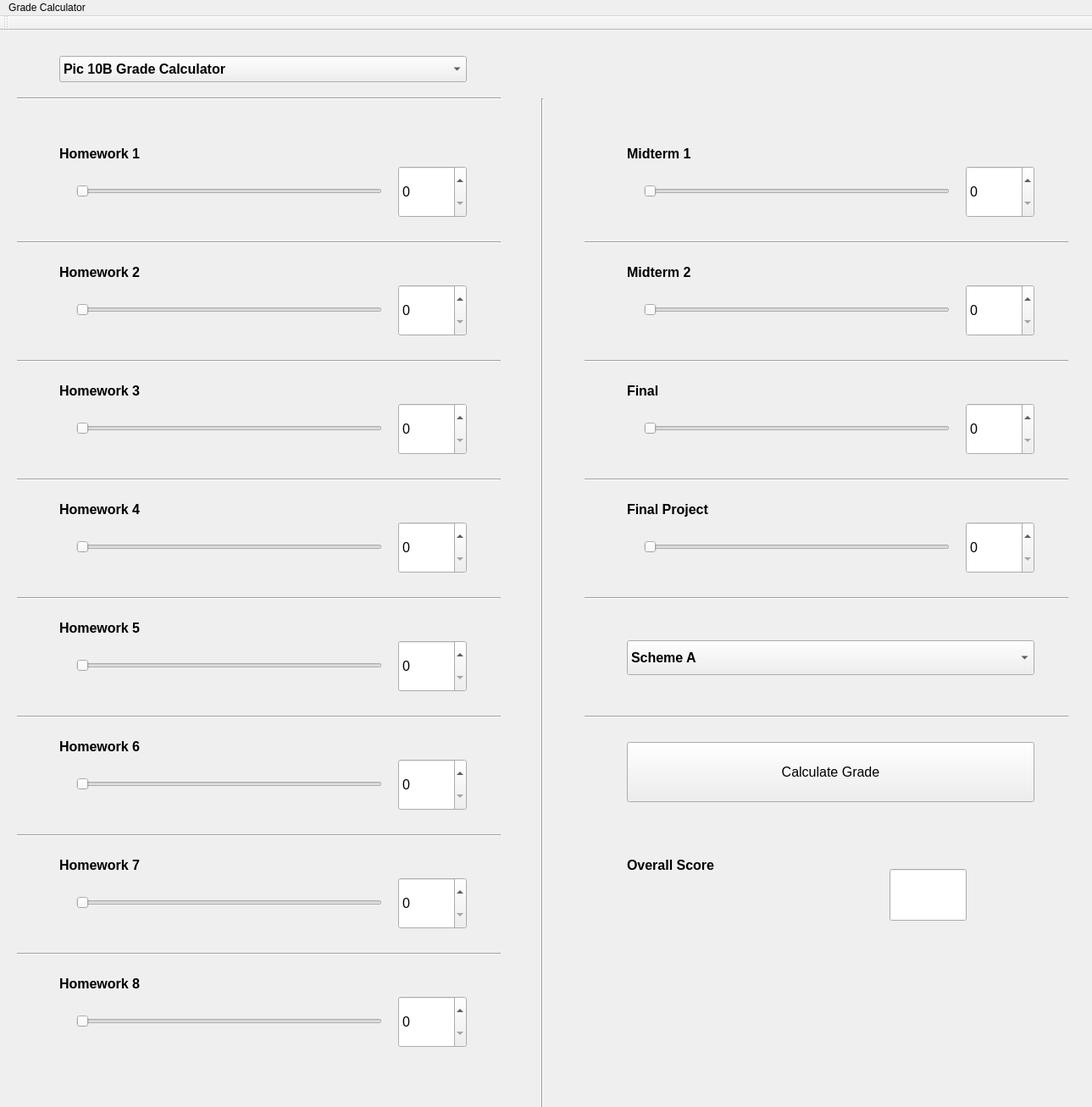
<?xml version="1.0" encoding="UTF-8"?>
<ui version="4.0">
 <class>MainWindow</class>
 <widget class="QMainWindow" name="MainWindow">
  <property name="enabled">
   <bool>true</bool>
  </property>
  <property name="geometry">
   <rect>
    <x>0</x>
    <y>0</y>
    <width>1289</width>
    <height>1307</height>
   </rect>
  </property>
  <property name="font">
   <font>
    <underline>false</underline>
   </font>
  </property>
  <property name="windowTitle">
   <string>MainWindow</string>
  </property>
  <property name="autoFillBackground">
   <bool>true</bool>
  </property>
  <widget class="QWidget" name="centralWidget">
   <property name="enabled">
    <bool>true</bool>
   </property>
   <widget class="QSlider" name="Hw1_slider">
    <property name="geometry">
     <rect>
      <x>90</x>
      <y>180</y>
      <width>361</width>
      <height>20</height>
     </rect>
    </property>
    <property name="maximum">
     <number>100</number>
    </property>
    <property name="orientation">
     <enum>Qt::Horizontal</enum>
    </property>
   </widget>
   <widget class="QSpinBox" name="Hw1_spin">
    <property name="geometry">
     <rect>
      <x>470</x>
      <y>160</y>
      <width>81</width>
      <height>61</height>
     </rect>
    </property>
    <property name="font">
     <font>
      <pointsize>12</pointsize>
     </font>
    </property>
    <property name="maximum">
     <number>100</number>
    </property>
   </widget>
   <widget class="QSpinBox" name="Hw2_spin">
    <property name="geometry">
     <rect>
      <x>470</x>
      <y>300</y>
      <width>81</width>
      <height>61</height>
     </rect>
    </property>
    <property name="font">
     <font>
      <pointsize>12</pointsize>
     </font>
    </property>
    <property name="maximum">
     <number>100</number>
    </property>
   </widget>
   <widget class="QSlider" name="Hw2_slider">
    <property name="geometry">
     <rect>
      <x>90</x>
      <y>320</y>
      <width>361</width>
      <height>20</height>
     </rect>
    </property>
    <property name="maximum">
     <number>100</number>
    </property>
    <property name="orientation">
     <enum>Qt::Horizontal</enum>
    </property>
   </widget>
   <widget class="QSlider" name="Hw3_slider">
    <property name="geometry">
     <rect>
      <x>90</x>
      <y>460</y>
      <width>361</width>
      <height>20</height>
     </rect>
    </property>
    <property name="maximum">
     <number>100</number>
    </property>
    <property name="orientation">
     <enum>Qt::Horizontal</enum>
    </property>
   </widget>
   <widget class="QSpinBox" name="Hw3_spin">
    <property name="geometry">
     <rect>
      <x>470</x>
      <y>440</y>
      <width>81</width>
      <height>61</height>
     </rect>
    </property>
    <property name="font">
     <font>
      <pointsize>12</pointsize>
     </font>
    </property>
    <property name="maximum">
     <number>100</number>
    </property>
   </widget>
   <widget class="QSpinBox" name="Hw4_spin">
    <property name="geometry">
     <rect>
      <x>470</x>
      <y>580</y>
      <width>81</width>
      <height>61</height>
     </rect>
    </property>
    <property name="font">
     <font>
      <pointsize>12</pointsize>
     </font>
    </property>
    <property name="maximum">
     <number>100</number>
    </property>
   </widget>
   <widget class="QSlider" name="Hw4_slider">
    <property name="geometry">
     <rect>
      <x>90</x>
      <y>600</y>
      <width>361</width>
      <height>20</height>
     </rect>
    </property>
    <property name="maximum">
     <number>100</number>
    </property>
    <property name="orientation">
     <enum>Qt::Horizontal</enum>
    </property>
   </widget>
   <widget class="QSpinBox" name="Hw5_spin">
    <property name="geometry">
     <rect>
      <x>470</x>
      <y>720</y>
      <width>81</width>
      <height>61</height>
     </rect>
    </property>
    <property name="font">
     <font>
      <pointsize>12</pointsize>
     </font>
    </property>
    <property name="maximum">
     <number>100</number>
    </property>
   </widget>
   <widget class="QSlider" name="Hw5_slider">
    <property name="geometry">
     <rect>
      <x>90</x>
      <y>740</y>
      <width>361</width>
      <height>20</height>
     </rect>
    </property>
    <property name="maximum">
     <number>100</number>
    </property>
    <property name="orientation">
     <enum>Qt::Horizontal</enum>
    </property>
   </widget>
   <widget class="QSlider" name="Hw6_slider">
    <property name="geometry">
     <rect>
      <x>90</x>
      <y>880</y>
      <width>361</width>
      <height>20</height>
     </rect>
    </property>
    <property name="maximum">
     <number>100</number>
    </property>
    <property name="orientation">
     <enum>Qt::Horizontal</enum>
    </property>
   </widget>
   <widget class="QSpinBox" name="Hw6_spin">
    <property name="geometry">
     <rect>
      <x>470</x>
      <y>860</y>
      <width>81</width>
      <height>61</height>
     </rect>
    </property>
    <property name="font">
     <font>
      <pointsize>12</pointsize>
     </font>
    </property>
    <property name="maximum">
     <number>100</number>
    </property>
   </widget>
   <widget class="QSpinBox" name="Hw7_spin">
    <property name="geometry">
     <rect>
      <x>470</x>
      <y>1000</y>
      <width>81</width>
      <height>61</height>
     </rect>
    </property>
    <property name="font">
     <font>
      <pointsize>12</pointsize>
     </font>
    </property>
    <property name="maximum">
     <number>100</number>
    </property>
   </widget>
   <widget class="QSlider" name="Hw7_slider">
    <property name="geometry">
     <rect>
      <x>90</x>
      <y>1020</y>
      <width>361</width>
      <height>20</height>
     </rect>
    </property>
    <property name="maximum">
     <number>100</number>
    </property>
    <property name="orientation">
     <enum>Qt::Horizontal</enum>
    </property>
   </widget>
   <widget class="QSlider" name="Hw8_slider">
    <property name="geometry">
     <rect>
      <x>90</x>
      <y>1160</y>
      <width>361</width>
      <height>20</height>
     </rect>
    </property>
    <property name="maximum">
     <number>100</number>
    </property>
    <property name="orientation">
     <enum>Qt::Horizontal</enum>
    </property>
   </widget>
   <widget class="QSpinBox" name="Hw8_spin">
    <property name="geometry">
     <rect>
      <x>470</x>
      <y>1140</y>
      <width>81</width>
      <height>61</height>
     </rect>
    </property>
    <property name="font">
     <font>
      <pointsize>12</pointsize>
     </font>
    </property>
    <property name="maximum">
     <number>100</number>
    </property>
   </widget>
   <widget class="QLabel" name="Homework_1">
    <property name="geometry">
     <rect>
      <x>70</x>
      <y>130</y>
      <width>351</width>
      <height>31</height>
     </rect>
    </property>
    <property name="font">
     <font>
      <pointsize>12</pointsize>
      <weight>75</weight>
      <bold>true</bold>
     </font>
    </property>
    <property name="text">
     <string>Homework 1</string>
    </property>
   </widget>
   <widget class="QLabel" name="Homework_2">
    <property name="geometry">
     <rect>
      <x>70</x>
      <y>270</y>
      <width>351</width>
      <height>31</height>
     </rect>
    </property>
    <property name="font">
     <font>
      <pointsize>12</pointsize>
      <weight>75</weight>
      <bold>true</bold>
     </font>
    </property>
    <property name="text">
     <string>Homework 2</string>
    </property>
   </widget>
   <widget class="QLabel" name="Homewor_3">
    <property name="geometry">
     <rect>
      <x>70</x>
      <y>410</y>
      <width>351</width>
      <height>31</height>
     </rect>
    </property>
    <property name="font">
     <font>
      <pointsize>12</pointsize>
      <weight>75</weight>
      <bold>true</bold>
     </font>
    </property>
    <property name="text">
     <string>Homework 3</string>
    </property>
   </widget>
   <widget class="QLabel" name="Homework_4">
    <property name="geometry">
     <rect>
      <x>70</x>
      <y>550</y>
      <width>351</width>
      <height>31</height>
     </rect>
    </property>
    <property name="font">
     <font>
      <pointsize>12</pointsize>
      <weight>75</weight>
      <bold>true</bold>
     </font>
    </property>
    <property name="text">
     <string>Homework 4</string>
    </property>
   </widget>
   <widget class="QLabel" name="Homework_5">
    <property name="geometry">
     <rect>
      <x>70</x>
      <y>690</y>
      <width>351</width>
      <height>31</height>
     </rect>
    </property>
    <property name="font">
     <font>
      <pointsize>12</pointsize>
      <weight>75</weight>
      <bold>true</bold>
     </font>
    </property>
    <property name="text">
     <string>Homework 5</string>
    </property>
   </widget>
   <widget class="QLabel" name="Homework_6">
    <property name="geometry">
     <rect>
      <x>70</x>
      <y>830</y>
      <width>351</width>
      <height>31</height>
     </rect>
    </property>
    <property name="font">
     <font>
      <pointsize>12</pointsize>
      <weight>75</weight>
      <bold>true</bold>
     </font>
    </property>
    <property name="text">
     <string>Homework 6</string>
    </property>
   </widget>
   <widget class="QLabel" name="Homework_7">
    <property name="geometry">
     <rect>
      <x>70</x>
      <y>970</y>
      <width>351</width>
      <height>31</height>
     </rect>
    </property>
    <property name="font">
     <font>
      <pointsize>12</pointsize>
      <weight>75</weight>
      <bold>true</bold>
     </font>
    </property>
    <property name="text">
     <string>Homework 7</string>
    </property>
   </widget>
   <widget class="QLabel" name="Homework_8">
    <property name="geometry">
     <rect>
      <x>70</x>
      <y>1110</y>
      <width>351</width>
      <height>31</height>
     </rect>
    </property>
    <property name="font">
     <font>
      <pointsize>12</pointsize>
      <weight>75</weight>
      <bold>true</bold>
     </font>
    </property>
    <property name="text">
     <string>Homework 8</string>
    </property>
   </widget>
   <widget class="Line" name="line">
    <property name="geometry">
     <rect>
      <x>20</x>
      <y>240</y>
      <width>571</width>
      <height>20</height>
     </rect>
    </property>
    <property name="orientation">
     <enum>Qt::Horizontal</enum>
    </property>
   </widget>
   <widget class="Line" name="line_2">
    <property name="geometry">
     <rect>
      <x>20</x>
      <y>380</y>
      <width>571</width>
      <height>20</height>
     </rect>
    </property>
    <property name="orientation">
     <enum>Qt::Horizontal</enum>
    </property>
   </widget>
   <widget class="Line" name="line_3">
    <property name="geometry">
     <rect>
      <x>20</x>
      <y>520</y>
      <width>571</width>
      <height>20</height>
     </rect>
    </property>
    <property name="orientation">
     <enum>Qt::Horizontal</enum>
    </property>
   </widget>
   <widget class="Line" name="line_4">
    <property name="geometry">
     <rect>
      <x>20</x>
      <y>660</y>
      <width>571</width>
      <height>20</height>
     </rect>
    </property>
    <property name="orientation">
     <enum>Qt::Horizontal</enum>
    </property>
   </widget>
   <widget class="Line" name="line_5">
    <property name="geometry">
     <rect>
      <x>20</x>
      <y>800</y>
      <width>571</width>
      <height>20</height>
     </rect>
    </property>
    <property name="orientation">
     <enum>Qt::Horizontal</enum>
    </property>
   </widget>
   <widget class="Line" name="line_6">
    <property name="geometry">
     <rect>
      <x>20</x>
      <y>940</y>
      <width>571</width>
      <height>20</height>
     </rect>
    </property>
    <property name="orientation">
     <enum>Qt::Horizontal</enum>
    </property>
   </widget>
   <widget class="Line" name="line_7">
    <property name="geometry">
     <rect>
      <x>20</x>
      <y>1080</y>
      <width>571</width>
      <height>20</height>
     </rect>
    </property>
    <property name="orientation">
     <enum>Qt::Horizontal</enum>
    </property>
   </widget>
   <widget class="QLabel" name="Midterm_1">
    <property name="geometry">
     <rect>
      <x>740</x>
      <y>130</y>
      <width>351</width>
      <height>31</height>
     </rect>
    </property>
    <property name="font">
     <font>
      <pointsize>12</pointsize>
      <weight>75</weight>
      <bold>true</bold>
     </font>
    </property>
    <property name="text">
     <string>Midterm 1</string>
    </property>
   </widget>
   <widget class="QSpinBox" name="Mt1_spin">
    <property name="geometry">
     <rect>
      <x>1140</x>
      <y>160</y>
      <width>81</width>
      <height>61</height>
     </rect>
    </property>
    <property name="font">
     <font>
      <pointsize>12</pointsize>
     </font>
    </property>
    <property name="maximum">
     <number>100</number>
    </property>
   </widget>
   <widget class="QSlider" name="Mt1_slider">
    <property name="geometry">
     <rect>
      <x>760</x>
      <y>180</y>
      <width>361</width>
      <height>20</height>
     </rect>
    </property>
    <property name="maximum">
     <number>100</number>
    </property>
    <property name="orientation">
     <enum>Qt::Horizontal</enum>
    </property>
   </widget>
   <widget class="Line" name="line_8">
    <property name="geometry">
     <rect>
      <x>630</x>
      <y>80</y>
      <width>20</width>
      <height>1241</height>
     </rect>
    </property>
    <property name="orientation">
     <enum>Qt::Vertical</enum>
    </property>
   </widget>
   <widget class="Line" name="line_9">
    <property name="geometry">
     <rect>
      <x>690</x>
      <y>240</y>
      <width>571</width>
      <height>20</height>
     </rect>
    </property>
    <property name="orientation">
     <enum>Qt::Horizontal</enum>
    </property>
   </widget>
   <widget class="QSpinBox" name="Mt2_spin">
    <property name="geometry">
     <rect>
      <x>1140</x>
      <y>300</y>
      <width>81</width>
      <height>61</height>
     </rect>
    </property>
    <property name="font">
     <font>
      <pointsize>12</pointsize>
     </font>
    </property>
    <property name="maximum">
     <number>100</number>
    </property>
   </widget>
   <widget class="Line" name="line_10">
    <property name="geometry">
     <rect>
      <x>690</x>
      <y>380</y>
      <width>571</width>
      <height>20</height>
     </rect>
    </property>
    <property name="orientation">
     <enum>Qt::Horizontal</enum>
    </property>
   </widget>
   <widget class="QSlider" name="Mt2_slider">
    <property name="geometry">
     <rect>
      <x>760</x>
      <y>320</y>
      <width>361</width>
      <height>20</height>
     </rect>
    </property>
    <property name="maximum">
     <number>100</number>
    </property>
    <property name="orientation">
     <enum>Qt::Horizontal</enum>
    </property>
   </widget>
   <widget class="QLabel" name="Midterm_2">
    <property name="geometry">
     <rect>
      <x>740</x>
      <y>270</y>
      <width>351</width>
      <height>31</height>
     </rect>
    </property>
    <property name="font">
     <font>
      <pointsize>12</pointsize>
      <weight>75</weight>
      <bold>true</bold>
     </font>
    </property>
    <property name="text">
     <string>Midterm 2</string>
    </property>
   </widget>
   <widget class="QSpinBox" name="Final_spin">
    <property name="geometry">
     <rect>
      <x>1140</x>
      <y>440</y>
      <width>81</width>
      <height>61</height>
     </rect>
    </property>
    <property name="font">
     <font>
      <pointsize>12</pointsize>
     </font>
    </property>
    <property name="maximum">
     <number>100</number>
    </property>
   </widget>
   <widget class="QLabel" name="Final">
    <property name="geometry">
     <rect>
      <x>740</x>
      <y>410</y>
      <width>351</width>
      <height>31</height>
     </rect>
    </property>
    <property name="font">
     <font>
      <pointsize>12</pointsize>
      <weight>75</weight>
      <bold>true</bold>
     </font>
    </property>
    <property name="text">
     <string>Final</string>
    </property>
   </widget>
   <widget class="Line" name="line_11">
    <property name="geometry">
     <rect>
      <x>690</x>
      <y>520</y>
      <width>571</width>
      <height>20</height>
     </rect>
    </property>
    <property name="orientation">
     <enum>Qt::Horizontal</enum>
    </property>
   </widget>
   <widget class="QSlider" name="Final_slider">
    <property name="geometry">
     <rect>
      <x>760</x>
      <y>460</y>
      <width>361</width>
      <height>20</height>
     </rect>
    </property>
    <property name="maximum">
     <number>100</number>
    </property>
    <property name="orientation">
     <enum>Qt::Horizontal</enum>
    </property>
   </widget>
   <widget class="QComboBox" name="Schema_Box">
    <property name="geometry">
     <rect>
      <x>740</x>
      <y>720</y>
      <width>481</width>
      <height>41</height>
     </rect>
    </property>
    <property name="font">
     <font>
      <pointsize>12</pointsize>
      <weight>75</weight>
      <bold>true</bold>
     </font>
    </property>
    <item>
     <property name="text">
      <string>Scheme A</string>
     </property>
    </item>
    <item>
     <property name="text">
      <string>Scheme B</string>
     </property>
    </item>
   </widget>
   <widget class="Line" name="line_12">
    <property name="geometry">
     <rect>
      <x>690</x>
      <y>660</y>
      <width>571</width>
      <height>20</height>
     </rect>
    </property>
    <property name="orientation">
     <enum>Qt::Horizontal</enum>
    </property>
   </widget>
   <widget class="Line" name="line_13">
    <property name="geometry">
     <rect>
      <x>20</x>
      <y>70</y>
      <width>571</width>
      <height>20</height>
     </rect>
    </property>
    <property name="orientation">
     <enum>Qt::Horizontal</enum>
    </property>
   </widget>
   <widget class="QPushButton" name="pushButton">
    <property name="geometry">
     <rect>
      <x>740</x>
      <y>840</y>
      <width>481</width>
      <height>71</height>
     </rect>
    </property>
    <property name="font">
     <font>
      <pointsize>12</pointsize>
     </font>
    </property>
    <property name="text">
     <string>Calculate Grade</string>
    </property>
   </widget>
   <widget class="QLineEdit" name="Score_display">
    <property name="geometry">
     <rect>
      <x>1050</x>
      <y>990</y>
      <width>91</width>
      <height>61</height>
     </rect>
    </property>
   </widget>
   <widget class="QComboBox" name="Schema_Box_2">
    <property name="geometry">
     <rect>
      <x>70</x>
      <y>30</y>
      <width>481</width>
      <height>31</height>
     </rect>
    </property>
    <property name="font">
     <font>
      <pointsize>12</pointsize>
      <weight>75</weight>
      <bold>true</bold>
     </font>
    </property>
    <item>
     <property name="text">
      <string>Pic 10B Grade Calculator</string>
     </property>
    </item>
    <item>
     <property name="text">
      <string>Pic 10C Grade Calculator</string>
     </property>
    </item>
   </widget>
   <widget class="Line" name="line_14">
    <property name="geometry">
     <rect>
      <x>690</x>
      <y>800</y>
      <width>571</width>
      <height>20</height>
     </rect>
    </property>
    <property name="orientation">
     <enum>Qt::Horizontal</enum>
    </property>
   </widget>
   <widget class="QSlider" name="Final_Project_slider">
    <property name="geometry">
     <rect>
      <x>760</x>
      <y>600</y>
      <width>361</width>
      <height>20</height>
     </rect>
    </property>
    <property name="maximum">
     <number>100</number>
    </property>
    <property name="orientation">
     <enum>Qt::Horizontal</enum>
    </property>
   </widget>
   <widget class="QLabel" name="Final_Project">
    <property name="geometry">
     <rect>
      <x>740</x>
      <y>550</y>
      <width>351</width>
      <height>31</height>
     </rect>
    </property>
    <property name="font">
     <font>
      <pointsize>12</pointsize>
      <weight>75</weight>
      <bold>true</bold>
     </font>
    </property>
    <property name="text">
     <string>Final Project</string>
    </property>
   </widget>
   <widget class="QSpinBox" name="Final_Project_spin">
    <property name="geometry">
     <rect>
      <x>1140</x>
      <y>580</y>
      <width>81</width>
      <height>61</height>
     </rect>
    </property>
    <property name="font">
     <font>
      <pointsize>12</pointsize>
     </font>
    </property>
    <property name="maximum">
     <number>100</number>
    </property>
   </widget>
   <widget class="QLabel" name="Final_Project_2">
    <property name="geometry">
     <rect>
      <x>740</x>
      <y>970</y>
      <width>351</width>
      <height>31</height>
     </rect>
    </property>
    <property name="font">
     <font>
      <pointsize>12</pointsize>
      <weight>75</weight>
      <bold>true</bold>
     </font>
    </property>
    <property name="text">
     <string>Overall Score</string>
    </property>
   </widget>
  </widget>
  <widget class="QMenuBar" name="menuBar">
   <property name="geometry">
    <rect>
     <x>0</x>
     <y>0</y>
     <width>1289</width>
     <height>20</height>
    </rect>
   </property>
   <widget class="QMenu" name="menuGrade_Calculator">
    <property name="title">
     <string>Grade Calculator</string>
    </property>
   </widget>
   <addaction name="menuGrade_Calculator"/>
  </widget>
  <widget class="QToolBar" name="mainToolBar">
   <attribute name="toolBarArea">
    <enum>TopToolBarArea</enum>
   </attribute>
   <attribute name="toolBarBreak">
    <bool>false</bool>
   </attribute>
  </widget>
 </widget>
 <layoutdefault spacing="6" margin="11"/>
 <resources/>
 <connections>
  <connection>
   <sender>Hw1_spin</sender>
   <signal>valueChanged(int)</signal>
   <receiver>Hw1_slider</receiver>
   <slot>setValue(int)</slot>
   <hints>
    <hint type="sourcelabel">
     <x>508</x>
     <y>224</y>
    </hint>
    <hint type="destinationlabel">
     <x>366</x>
     <y>216</y>
    </hint>
   </hints>
  </connection>
  <connection>
   <sender>Hw1_slider</sender>
   <signal>valueChanged(int)</signal>
   <receiver>Hw1_spin</receiver>
   <slot>setValue(int)</slot>
   <hints>
    <hint type="sourcelabel">
     <x>310</x>
     <y>220</y>
    </hint>
    <hint type="destinationlabel">
     <x>509</x>
     <y>224</y>
    </hint>
   </hints>
  </connection>
  <connection>
   <sender>Hw2_slider</sender>
   <signal>valueChanged(int)</signal>
   <receiver>Hw2_spin</receiver>
   <slot>setValue(int)</slot>
   <hints>
    <hint type="sourcelabel">
     <x>358</x>
     <y>361</y>
    </hint>
    <hint type="destinationlabel">
     <x>499</x>
     <y>363</y>
    </hint>
   </hints>
  </connection>
  <connection>
   <sender>Hw2_spin</sender>
   <signal>valueChanged(int)</signal>
   <receiver>Hw2_slider</receiver>
   <slot>setValue(int)</slot>
   <hints>
    <hint type="sourcelabel">
     <x>510</x>
     <y>335</y>
    </hint>
    <hint type="destinationlabel">
     <x>339</x>
     <y>357</y>
    </hint>
   </hints>
  </connection>
  <connection>
   <sender>Hw3_spin</sender>
   <signal>valueChanged(int)</signal>
   <receiver>Hw3_slider</receiver>
   <slot>setValue(int)</slot>
   <hints>
    <hint type="sourcelabel">
     <x>507</x>
     <y>484</y>
    </hint>
    <hint type="destinationlabel">
     <x>322</x>
     <y>501</y>
    </hint>
   </hints>
  </connection>
  <connection>
   <sender>Hw3_slider</sender>
   <signal>valueChanged(int)</signal>
   <receiver>Hw3_spin</receiver>
   <slot>setValue(int)</slot>
   <hints>
    <hint type="sourcelabel">
     <x>276</x>
     <y>502</y>
    </hint>
    <hint type="destinationlabel">
     <x>500</x>
     <y>512</y>
    </hint>
   </hints>
  </connection>
  <connection>
   <sender>Hw4_slider</sender>
   <signal>valueChanged(int)</signal>
   <receiver>Hw4_spin</receiver>
   <slot>setValue(int)</slot>
   <hints>
    <hint type="sourcelabel">
     <x>328</x>
     <y>636</y>
    </hint>
    <hint type="destinationlabel">
     <x>509</x>
     <y>622</y>
    </hint>
   </hints>
  </connection>
  <connection>
   <sender>Hw4_spin</sender>
   <signal>valueChanged(int)</signal>
   <receiver>Hw4_slider</receiver>
   <slot>setValue(int)</slot>
   <hints>
    <hint type="sourcelabel">
     <x>499</x>
     <y>661</y>
    </hint>
    <hint type="destinationlabel">
     <x>369</x>
     <y>646</y>
    </hint>
   </hints>
  </connection>
  <connection>
   <sender>Hw5_slider</sender>
   <signal>valueChanged(int)</signal>
   <receiver>Hw5_spin</receiver>
   <slot>setValue(int)</slot>
   <hints>
    <hint type="sourcelabel">
     <x>347</x>
     <y>780</y>
    </hint>
    <hint type="destinationlabel">
     <x>495</x>
     <y>763</y>
    </hint>
   </hints>
  </connection>
  <connection>
   <sender>Hw5_spin</sender>
   <signal>valueChanged(int)</signal>
   <receiver>Hw5_slider</receiver>
   <slot>setValue(int)</slot>
   <hints>
    <hint type="sourcelabel">
     <x>508</x>
     <y>794</y>
    </hint>
    <hint type="destinationlabel">
     <x>367</x>
     <y>784</y>
    </hint>
   </hints>
  </connection>
  <connection>
   <sender>Hw6_slider</sender>
   <signal>valueChanged(int)</signal>
   <receiver>Hw6_spin</receiver>
   <slot>setValue(int)</slot>
   <hints>
    <hint type="sourcelabel">
     <x>358</x>
     <y>920</y>
    </hint>
    <hint type="destinationlabel">
     <x>513</x>
     <y>897</y>
    </hint>
   </hints>
  </connection>
  <connection>
   <sender>Hw6_spin</sender>
   <signal>valueChanged(int)</signal>
   <receiver>Hw6_slider</receiver>
   <slot>setValue(int)</slot>
   <hints>
    <hint type="sourcelabel">
     <x>512</x>
     <y>925</y>
    </hint>
    <hint type="destinationlabel">
     <x>366</x>
     <y>927</y>
    </hint>
   </hints>
  </connection>
  <connection>
   <sender>Hw7_spin</sender>
   <signal>valueChanged(int)</signal>
   <receiver>Hw7_slider</receiver>
   <slot>setValue(int)</slot>
   <hints>
    <hint type="sourcelabel">
     <x>518</x>
     <y>1071</y>
    </hint>
    <hint type="destinationlabel">
     <x>362</x>
     <y>1055</y>
    </hint>
   </hints>
  </connection>
  <connection>
   <sender>Hw7_slider</sender>
   <signal>valueChanged(int)</signal>
   <receiver>Hw7_spin</receiver>
   <slot>setValue(int)</slot>
   <hints>
    <hint type="sourcelabel">
     <x>323</x>
     <y>1056</y>
    </hint>
    <hint type="destinationlabel">
     <x>487</x>
     <y>1049</y>
    </hint>
   </hints>
  </connection>
  <connection>
   <sender>Hw8_slider</sender>
   <signal>valueChanged(int)</signal>
   <receiver>Hw8_spin</receiver>
   <slot>setValue(int)</slot>
   <hints>
    <hint type="sourcelabel">
     <x>337</x>
     <y>1200</y>
    </hint>
    <hint type="destinationlabel">
     <x>479</x>
     <y>1188</y>
    </hint>
   </hints>
  </connection>
  <connection>
   <sender>Hw8_spin</sender>
   <signal>valueChanged(int)</signal>
   <receiver>Hw8_slider</receiver>
   <slot>setValue(int)</slot>
   <hints>
    <hint type="sourcelabel">
     <x>499</x>
     <y>1205</y>
    </hint>
    <hint type="destinationlabel">
     <x>445</x>
     <y>1204</y>
    </hint>
   </hints>
  </connection>
  <connection>
   <sender>Mt1_spin</sender>
   <signal>valueChanged(int)</signal>
   <receiver>Mt1_slider</receiver>
   <slot>setValue(int)</slot>
   <hints>
    <hint type="sourcelabel">
     <x>1169</x>
     <y>214</y>
    </hint>
    <hint type="destinationlabel">
     <x>1015</x>
     <y>217</y>
    </hint>
   </hints>
  </connection>
  <connection>
   <sender>Mt1_slider</sender>
   <signal>valueChanged(int)</signal>
   <receiver>Mt1_spin</receiver>
   <slot>setValue(int)</slot>
   <hints>
    <hint type="sourcelabel">
     <x>982</x>
     <y>220</y>
    </hint>
    <hint type="destinationlabel">
     <x>1172</x>
     <y>206</y>
    </hint>
   </hints>
  </connection>
  <connection>
   <sender>Mt2_slider</sender>
   <signal>valueChanged(int)</signal>
   <receiver>Mt2_spin</receiver>
   <slot>setValue(int)</slot>
   <hints>
    <hint type="sourcelabel">
     <x>1045</x>
     <y>368</y>
    </hint>
    <hint type="destinationlabel">
     <x>1174</x>
     <y>357</y>
    </hint>
   </hints>
  </connection>
  <connection>
   <sender>Mt2_spin</sender>
   <signal>valueChanged(int)</signal>
   <receiver>Mt2_slider</receiver>
   <slot>setValue(int)</slot>
   <hints>
    <hint type="sourcelabel">
     <x>1166</x>
     <y>343</y>
    </hint>
    <hint type="destinationlabel">
     <x>1083</x>
     <y>359</y>
    </hint>
   </hints>
  </connection>
  <connection>
   <sender>Final_spin</sender>
   <signal>valueChanged(int)</signal>
   <receiver>Final_slider</receiver>
   <slot>setValue(int)</slot>
   <hints>
    <hint type="sourcelabel">
     <x>1154</x>
     <y>488</y>
    </hint>
    <hint type="destinationlabel">
     <x>1053</x>
     <y>498</y>
    </hint>
   </hints>
  </connection>
  <connection>
   <sender>Final_slider</sender>
   <signal>valueChanged(int)</signal>
   <receiver>Final_spin</receiver>
   <slot>setValue(int)</slot>
   <hints>
    <hint type="sourcelabel">
     <x>1022</x>
     <y>501</y>
    </hint>
    <hint type="destinationlabel">
     <x>1184</x>
     <y>516</y>
    </hint>
   </hints>
  </connection>
  <connection>
   <sender>Final_Project_spin</sender>
   <signal>valueChanged(int)</signal>
   <receiver>Final_Project_slider</receiver>
   <slot>setValue(int)</slot>
   <hints>
    <hint type="sourcelabel">
     <x>1172</x>
     <y>638</y>
    </hint>
    <hint type="destinationlabel">
     <x>1048</x>
     <y>635</y>
    </hint>
   </hints>
  </connection>
  <connection>
   <sender>Final_Project_slider</sender>
   <signal>valueChanged(int)</signal>
   <receiver>Final_Project_spin</receiver>
   <slot>setValue(int)</slot>
   <hints>
    <hint type="sourcelabel">
     <x>938</x>
     <y>631</y>
    </hint>
    <hint type="destinationlabel">
     <x>1190</x>
     <y>613</y>
    </hint>
   </hints>
  </connection>
 </connections>
</ui>
